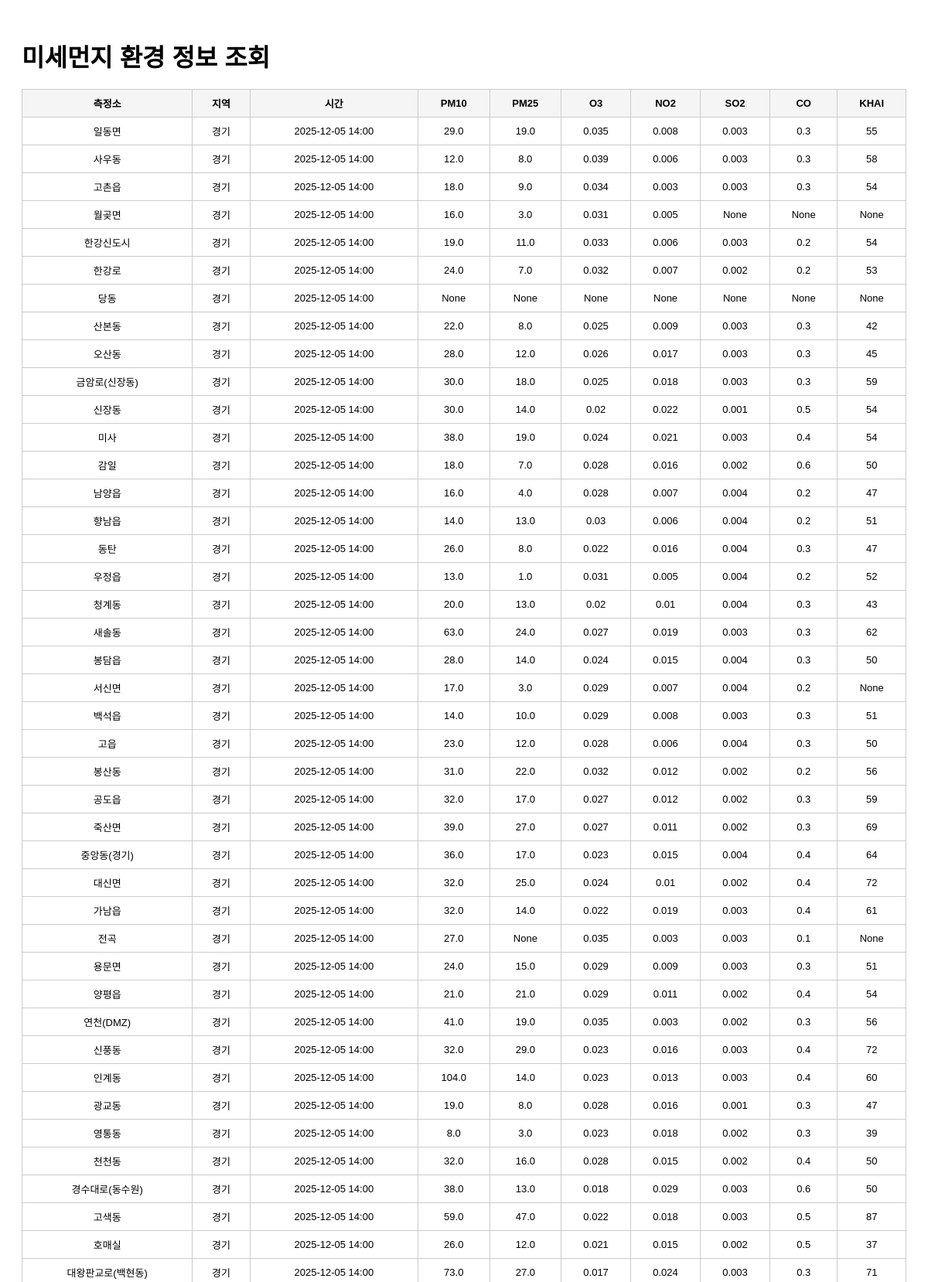
/list?page=3 (upper part), run on the app's committed database.
### tables this page shows
CREATE TABLE air_quality (
    id        INTEGER PRIMARY KEY AUTOINCREMENT,
    station   TEXT,
    sido      TEXT,
    dataTime  TEXT,
    pm10      REAL,
    pm25      REAL,
    o3        REAL,
    no2       REAL,
    so2       REAL,
    co        REAL,
    khai      INTEGER
);

### app.py (the view)
@app.route("/list")
def list_data():
    page = int(request.args.get("page", 1))
    per_page = 100  # 페이지당 100개
    offset = (page - 1) * per_page
    conn = sqlite3.connect(DB_PATH)
    cur = conn.cursor()
    cur.execute("""
        SELECT station, sido, dataTime, pm10, pm25, o3, no2, so2, co, khai
        FROM air_quality
        ORDER BY dataTime DESC
        LIMIT ? OFFSET ?
    """, (per_page + 1, offset))
    rows = cur.fetchall()
    conn.close()
    has_next = len(rows) > per_page
    rows = rows[:per_page]
    return render_template(
        "list.html",
        rows=rows,
        page=page,
        has_next=has_next
    )

### templates/list.html (shortened to what this page needs)
<!DOCTYPE html>
<html lang="ko">
<head>
</head>
<body>
    <h1>미세먼지 환경 정보 조회</h1>
    <table>
        <tr>
            <th>측정소</th>
            <th>지역</th>
            <th>시간</th>
            <th>PM10</th>
            <th>PM25</th>
            <th>O3</th>
            <th>NO2</th>
            <th>SO2</th>
            <th>CO</th>
            <th>KHAI</th>
        </tr>
        {% for row in rows %}
        <tr>
            <td>{{ row[0] }}</td>
            <td>{{ row[1] }}</td>
            <td>{{ row[2] }}</td>
            <td>{{ row[3] }}</td>
            <td>{{ row[4] }}</td>
            <td>{{ row[5] }}</td>
            <td>{{ row[6] }}</td>
            <td>{{ row[7] }}</td>
            <td>{{ row[8] }}</td>
            <td>{{ row[9] }}</td>
        </tr>
        {% endfor %}
    </table>
</body>
</html>

### templates/list.html (style rules this page uses)
body { font-family: Arial, sans-serif; padding: 20px; }
h1 { margin-bottom: 20px; }
table { width: 100%; border-collapse: collapse; margin-bottom: 20px; }
th, td { border: 1px solid #ccc; padding: 8px; text-align: center; font-size: 13px; }
th { background: #f5f5f5; }

### data on the page
air_quality: station "일동면", sido "경기", dataTime "2025-12-05 14:00", pm10 "29.0", pm25 "19.0", o3 "0.035", no2 "0.008", so2 "0.003", co "0.3", khai "55"
air_quality: station "사우동", sido "경기", dataTime "2025-12-05 14:00", pm10 "12.0", pm25 "8.0", o3 "0.039", no2 "0.006", so2 "0.003", co "0.3", khai "58"
air_quality: station "고촌읍", sido "경기", dataTime "2025-12-05 14:00", pm10 "18.0", pm25 "9.0", o3 "0.034", no2 "0.003", so2 "0.003", co "0.3", khai "54"
air_quality: station "월곶면", sido "경기", dataTime "2025-12-05 14:00", pm10 "16.0", pm25 "3.0", o3 "0.031", no2 "0.005", row "None"
air_quality: station "한강신도시", sido "경기", dataTime "2025-12-05 14:00", pm10 "19.0", pm25 "11.0", o3 "0.033", no2 "0.006", so2 "0.003", co "0.2", khai "54"
air_quality: station "한강로", sido "경기", dataTime "2025-12-05 14:00", pm10 "24.0", pm25 "7.0", o3 "0.032", no2 "0.007", so2 "0.002", co "0.2", khai "53"
air_quality: station "당동", sido "경기", dataTime "2025-12-05 14:00", row "None"
air_quality: station "산본동", sido "경기", dataTime "2025-12-05 14:00", pm10 "22.0", pm25 "8.0", o3 "0.025", no2 "0.009", so2 "0.003", co "0.3", khai "42"
air_quality: station "오산동", sido "경기", dataTime "2025-12-05 14:00", pm10 "28.0", pm25 "12.0", o3 "0.026", no2 "0.017", so2 "0.003", co "0.3", khai "45"
air_quality: station "금암로(신장동)", sido "경기", dataTime "2025-12-05 14:00", pm10 "30.0", pm25 "18.0", o3 "0.025", no2 "0.018", so2 "0.003", co "0.3", khai "59"
air_quality: station "신장동", sido "경기", dataTime "2025-12-05 14:00", pm10 "30.0", pm25 "14.0", o3 "0.02", no2 "0.022", so2 "0.001", co "0.5", khai "54"
air_quality: station "미사", sido "경기", dataTime "2025-12-05 14:00", pm10 "38.0", pm25 "19.0", o3 "0.024", no2 "0.021", so2 "0.003", co "0.4", khai "54"
air_quality: station "감일", sido "경기", dataTime "2025-12-05 14:00", pm10 "18.0", pm25 "7.0", o3 "0.028", no2 "0.016", so2 "0.002", co "0.6", khai "50"
air_quality: station "남양읍", sido "경기", dataTime "2025-12-05 14:00", pm10 "16.0", pm25 "4.0", o3 "0.028", no2 "0.007", so2 "0.004", co "0.2", khai "47"
air_quality: station "향남읍", sido "경기", dataTime "2025-12-05 14:00", pm10 "14.0", pm25 "13.0", o3 "0.03", no2 "0.006", so2 "0.004", co "0.2", khai "51"
air_quality: station "동탄", sido "경기", dataTime "2025-12-05 14:00", pm10 "26.0", pm25 "8.0", o3 "0.022", no2 "0.016", so2 "0.004", co "0.3", khai "47"
air_quality: station "우정읍", sido "경기", dataTime "2025-12-05 14:00", pm10 "13.0", pm25 "1.0", o3 "0.031", no2 "0.005", so2 "0.004", co "0.2", khai "52"
air_quality: station "청계동", sido "경기", dataTime "2025-12-05 14:00", pm10 "20.0", pm25 "13.0", o3 "0.02", no2 "0.01", so2 "0.004", co "0.3", khai "43"
air_quality: station "새솔동", sido "경기", dataTime "2025-12-05 14:00", pm10 "63.0", pm25 "24.0", o3 "0.027", no2 "0.019", so2 "0.003", co "0.3", khai "62"
air_quality: station "봉담읍", sido "경기", dataTime "2025-12-05 14:00", pm10 "28.0", pm25 "14.0", o3 "0.024", no2 "0.015", so2 "0.004", co "0.3", khai "50"
air_quality: station "서신면", sido "경기", dataTime "2025-12-05 14:00", pm10 "17.0", pm25 "3.0", o3 "0.029", no2 "0.007", so2 "0.004", co "0.2", row "None"
air_quality: station "백석읍", sido "경기", dataTime "2025-12-05 14:00", pm10 "14.0", pm25 "10.0", o3 "0.029", no2 "0.008", so2 "0.003", co "0.3", khai "51"
air_quality: station "고읍", sido "경기", dataTime "2025-12-05 14:00", pm10 "23.0", pm25 "12.0", o3 "0.028", no2 "0.006", so2 "0.004", co "0.3", khai "50"
air_quality: station "봉산동", sido "경기", dataTime "2025-12-05 14:00", pm10 "31.0", pm25 "22.0", o3 "0.032", no2 "0.012", so2 "0.002", co "0.2", khai "56"
air_quality: station "공도읍", sido "경기", dataTime "2025-12-05 14:00", pm10 "32.0", pm25 "17.0", o3 "0.027", no2 "0.012", so2 "0.002", co "0.3", khai "59"
air_quality: station "죽산면", sido "경기", dataTime "2025-12-05 14:00", pm10 "39.0", pm25 "27.0", o3 "0.027", no2 "0.011", so2 "0.002", co "0.3", khai "69"
air_quality: station "중앙동(경기)", sido "경기", dataTime "2025-12-05 14:00", pm10 "36.0", pm25 "17.0", o3 "0.023", no2 "0.015", so2 "0.004", co "0.4", khai "64"
air_quality: station "대신면", sido "경기", dataTime "2025-12-05 14:00", pm10 "32.0", pm25 "25.0", o3 "0.024", no2 "0.01", so2 "0.002", co "0.4", khai "72"
air_quality: station "가남읍", sido "경기", dataTime "2025-12-05 14:00", pm10 "32.0", pm25 "14.0", o3 "0.022", no2 "0.019", so2 "0.003", co "0.4", khai "61"
air_quality: station "전곡", sido "경기", dataTime "2025-12-05 14:00", pm10 "27.0", row "None", o3 "0.035", no2 "0.003", so2 "0.003", co "0.1"
air_quality: station "용문면", sido "경기", dataTime "2025-12-05 14:00", pm10 "24.0", pm25 "15.0", o3 "0.029", no2 "0.009", so2 "0.003", co "0.3", khai "51"
air_quality: station "양평읍", sido "경기", dataTime "2025-12-05 14:00", pm10 "21.0", pm25 "21.0", o3 "0.029", no2 "0.011", so2 "0.002", co "0.4", khai "54"
air_quality: station "연천(DMZ)", sido "경기", dataTime "2025-12-05 14:00", pm10 "41.0", pm25 "19.0", o3 "0.035", no2 "0.003", so2 "0.002", co "0.3", khai "56"
air_quality: station "신풍동", sido "경기", dataTime "2025-12-05 14:00", pm10 "32.0", pm25 "29.0", o3 "0.023", no2 "0.016", so2 "0.003", co "0.4", khai "72"
air_quality: station "인계동", sido "경기", dataTime "2025-12-05 14:00", pm10 "104.0", pm25 "14.0", o3 "0.023", no2 "0.013", so2 "0.003", co "0.4", khai "60"
air_quality: station "광교동", sido "경기", dataTime "2025-12-05 14:00", pm10 "19.0", pm25 "8.0", o3 "0.028", no2 "0.016", so2 "0.001", co "0.3", khai "47"
air_quality: station "영통동", sido "경기", dataTime "2025-12-05 14:00", pm10 "8.0", pm25 "3.0", o3 "0.023", no2 "0.018", so2 "0.002", co "0.3", khai "39"
air_quality: station "천천동", sido "경기", dataTime "2025-12-05 14:00", pm10 "32.0", pm25 "16.0", o3 "0.028", no2 "0.015", so2 "0.002", co "0.4", khai "50"
air_quality: station "경수대로(동수원)", sido "경기", dataTime "2025-12-05 14:00", pm10 "38.0", pm25 "13.0", o3 "0.018", no2 "0.029", so2 "0.003", co "0.6", khai "50"
air_quality: station "고색동", sido "경기", dataTime "2025-12-05 14:00", pm10 "59.0", pm25 "47.0", o3 "0.022", no2 "0.018", so2 "0.003", co "0.5", khai "87"
air_quality: station "호매실", sido "경기", dataTime "2025-12-05 14:00", pm10 "26.0", pm25 "12.0", o3 "0.021", no2 "0.015", so2 "0.002", co "0.5", khai "37"
air_quality: station "대왕판교로(백현동)", sido "경기", dataTime "2025-12-05 14:00", pm10 "73.0", pm25 "27.0", o3 "0.017", no2 "0.024", so2 "0.003", co "0.3", khai "71"
